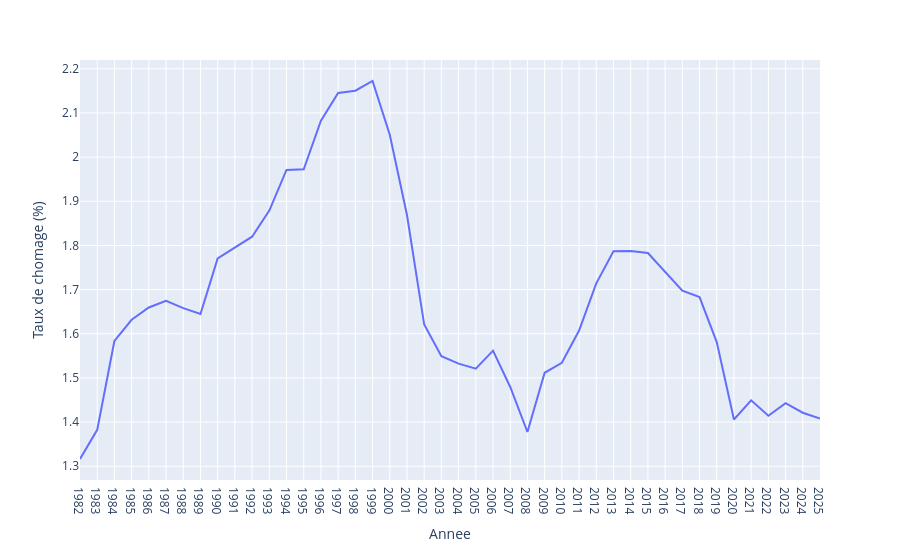

Notebook code for this chart:
### Markdown cell above
Variance entre départements

### Code cell
px.line(chom_coord_df.groupby("Annee")["Taux de chomage (%)"].std().reset_index(), x="Annee", y="Taux de chomage (%)")

### Figure 1 — Plotly figure (JSON) as saved in the notebook; plotly's stock layout.template omitted (floating-point values rounded to 4 significant figures)
{"data": [{"hovertemplate": "Annee=%{x}<br>Taux de chomage (%)=%{y}<extra></extra>", "legendgroup": "", "line": {"color": "#636efa", "dash": "solid"}, "marker": {"symbol": "circle"}, "mode": "lines", "name": "", "orientation": "v", "showlegend": false, "type": "scatter", "x": ["1982", "1983", "1984", "1985", "1986", "1987", "1988", "1989", "1990", "1991", "1992", "1993", "1994", "1995", "1996", "1997", "1998", "1999", "2000", "2001", "2002", "2003", "2004", "2005", "2006", "2007", "2008", "2009", "2010", "2011", "2012", "2013", "2014", "2015", "2016", "2017", "2018", "2019", "2020", "2021", "2022", "2023", "2024", "2025"], "xaxis": "x", "y": [1.316, 1.382, 1.584, 1.632, 1.659, 1.675, 1.658, 1.645, 1.771, 1.796, 1.82, 1.879, 1.971, 1.972, 2.082, 2.145, 2.15, 2.172, 2.051, 1.869, 1.621, 1.549, 1.532, 1.521, 1.562, 1.48, 1.378, 1.512, 1.534, 1.607, 1.714, 1.787, 1.787, 1.783, 1.741, 1.697, 1.683, 1.581, 1.406, 1.449, 1.414, 1.443, 1.421, 1.408], "yaxis": "y"}], "layout": {"legend": {"tracegroupgap": 0}, "margin": {"t": 60}, "xaxis": {"anchor": "y", "domain": [0, 1], "title": {"text": "Annee"}}, "yaxis": {"anchor": "x", "domain": [0, 1], "title": {"text": "Taux de chomage (%)"}}}}
